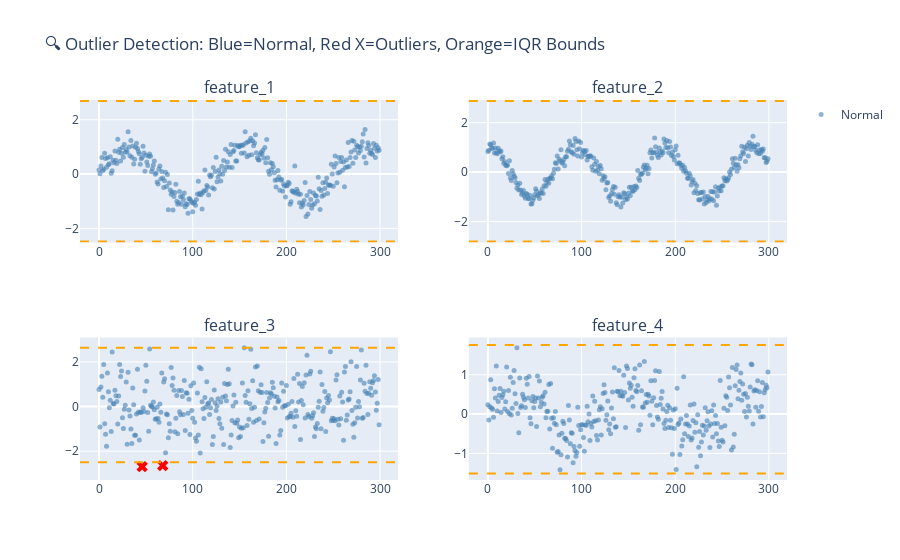

The notebook cell saved with this chart:
### Code cell
# Outlier visualization with ACTUAL detected outliers highlighted
n_features = len(features)
fig = make_subplots(rows=2, cols=2,
                   subplot_titles=[f"{col}" for col in features])

for idx, col in enumerate(features):
    row = idx // 2 + 1
    col_pos = idx % 2 + 1

    info = outliers.get(col, {})
    outlier_indices = info.get('outlier_indices', [])

    # Create mask for outliers
    is_outlier = df.index.isin(outlier_indices)

    # Plot normal points (blue)
    fig.add_trace(
        go.Scatter(
            x=df.index[~is_outlier].tolist(),
            y=df.loc[~is_outlier, col].tolist(),
            mode='markers',
            marker=dict(color='steelblue', size=5, opacity=0.6),
            name='Normal' if idx == 0 else None,
            showlegend=(idx == 0)
        ),
        row=row, col=col_pos
    )

    # Plot outlier points (red X)
    if is_outlier.any():
        fig.add_trace(
            go.Scatter(
                x=df.index[is_outlier].tolist(),
                y=df.loc[is_outlier, col].tolist(),
                mode='markers',
                marker=dict(color='red', size=10, symbol='x'),
                name='Outliers' if idx == 0 else None,
                showlegend=(idx == 0)
            ),
            row=row, col=col_pos
        )

    # Add IQR bounds as horizontal lines
    if 'lower_bound' in info:
        fig.add_hline(y=info['lower_bound'], line_dash='dash', line_color='orange', row=row, col=col_pos)
    if 'upper_bound' in info:
        fig.add_hline(y=info['upper_bound'], line_dash='dash', line_color='orange', row=row, col=col_pos)

fig.update_layout(
    title='🔍 Outlier Detection: Blue=Normal, Red X=Outliers, Orange=IQR Bounds',
    height=600,
    showlegend=True
)
fig

### Figure 1 — Plotly figure (JSON) as saved in the notebook; plotly's stock layout.template omitted (floating-point values rounded to 4 significant figures; data arrays with more than 128 entries replaced by an {"elided": "..."} marker saying what was removed)
{"data": [{"marker": {"color": "steelblue", "opacity": 0.6, "size": 5}, "mode": "markers", "name": "Normal", "showlegend": true, "type": "scatter", "x": {"elided": "300 int values"}, "xaxis": "x", "y": {"elided": "300 float values"}, "yaxis": "y"}, {"marker": {"color": "steelblue", "opacity": 0.6, "size": 5}, "mode": "markers", "showlegend": false, "type": "scatter", "x": {"elided": "300 int values"}, "xaxis": "x2", "y": {"elided": "300 float values"}, "yaxis": "y2"}, {"marker": {"color": "steelblue", "opacity": 0.6, "size": 5}, "mode": "markers", "showlegend": false, "type": "scatter", "x": {"elided": "298 int values"}, "xaxis": "x3", "y": {"elided": "298 float values"}, "yaxis": "y3"}, {"marker": {"color": "red", "size": 10, "symbol": "x"}, "mode": "markers", "showlegend": false, "type": "scatter", "x": [46, 68], "xaxis": "x3", "y": [-2.697, -2.651], "yaxis": "y3"}, {"marker": {"color": "steelblue", "opacity": 0.6, "size": 5}, "mode": "markers", "showlegend": false, "type": "scatter", "x": {"elided": "300 int values"}, "xaxis": "x4", "y": {"elided": "300 float values"}, "yaxis": "y4"}], "layout": {"annotations": [{"font": {"size": 16}, "showarrow": false, "text": "feature_1", "x": 0.225, "xanchor": "center", "xref": "paper", "y": 1, "yanchor": "bottom", "yref": "paper"}, {"font": {"size": 16}, "showarrow": false, "text": "feature_2", "x": 0.775, "xanchor": "center", "xref": "paper", "y": 1, "yanchor": "bottom", "yref": "paper"}, {"font": {"size": 16}, "showarrow": false, "text": "feature_3", "x": 0.225, "xanchor": "center", "xref": "paper", "y": 0.375, "yanchor": "bottom", "yref": "paper"}, {"font": {"size": 16}, "showarrow": false, "text": "feature_4", "x": 0.775, "xanchor": "center", "xref": "paper", "y": 0.375, "yanchor": "bottom", "yref": "paper"}], "autosize": true, "shapes": [{"line": {"color": "orange", "dash": "dash"}, "type": "line", "x0": 0, "x1": 1, "xref": "x domain", "y0": -2.482, "y1": -2.482, "yref": "y"}, {"line": {"color": "orange", "dash": "dash"}, "type": "line", "x0": 0, "x1": 1, "xref": "x domain", "y0": 2.691, "y1": 2.691, "yref": "y"}, {"line": {"color": "orange", "dash": "dash"}, "type": "line", "x0": 0, "x1": 1, "xref": "x2 domain", "y0": -2.805, "y1": -2.805, "yref": "y2"}, {"line": {"color": "orange", "dash": "dash"}, "type": "line", "x0": 0, "x1": 1, "xref": "x2 domain", "y0": 2.876, "y1": 2.876, "yref": "y2"}, {"line": {"color": "orange", "dash": "dash"}, "type": "line", "x0": 0, "x1": 1, "xref": "x3 domain", "y0": -2.496, "y1": -2.496, "yref": "y3"}, {"line": {"color": "orange", "dash": "dash"}, "type": "line", "x0": 0, "x1": 1, "xref": "x3 domain", "y0": 2.636, "y1": 2.636, "yref": "y3"}, {"line": {"color": "orange", "dash": "dash"}, "type": "line", "x0": 0, "x1": 1, "xref": "x4 domain", "y0": -1.509, "y1": -1.509, "yref": "y4"}, {"line": {"color": "orange", "dash": "dash"}, "type": "line", "x0": 0, "x1": 1, "xref": "x4 domain", "y0": 1.754, "y1": 1.754, "yref": "y4"}], "showlegend": true, "title": {"text": "🔍 Outlier Detection: Blue=Normal, Red X=Outliers, Orange=IQR Bounds"}, "xaxis": {"anchor": "y", "autorange": true, "domain": [0, 0.45], "range": [-21.78, 320.8], "type": "linear"}, "xaxis2": {"anchor": "y2", "autorange": true, "domain": [0.55, 1], "range": [-21.78, 320.8], "type": "linear"}, "xaxis3": {"anchor": "y3", "autorange": true, "domain": [0, 0.45], "range": [-21.78, 320.8], "type": "linear"}, "xaxis4": {"anchor": "y4", "autorange": true, "domain": [0.55, 1], "range": [-21.78, 320.8], "type": "linear"}, "yaxis": {"anchor": "x", "autorange": true, "domain": [0.625, 1], "range": [-2.515, 2.724], "type": "linear"}, "yaxis2": {"anchor": "x2", "autorange": true, "domain": [0.625, 1], "range": [-2.842, 2.912], "type": "linear"}, "yaxis3": {"anchor": "x3", "autorange": true, "domain": [0, 0.375], "range": [-3.266, 3.075], "type": "linear"}, "yaxis4": {"anchor": "x4", "autorange": true, "domain": [0, 0.375], "range": [-1.665, 1.937], "type": "linear"}}}
